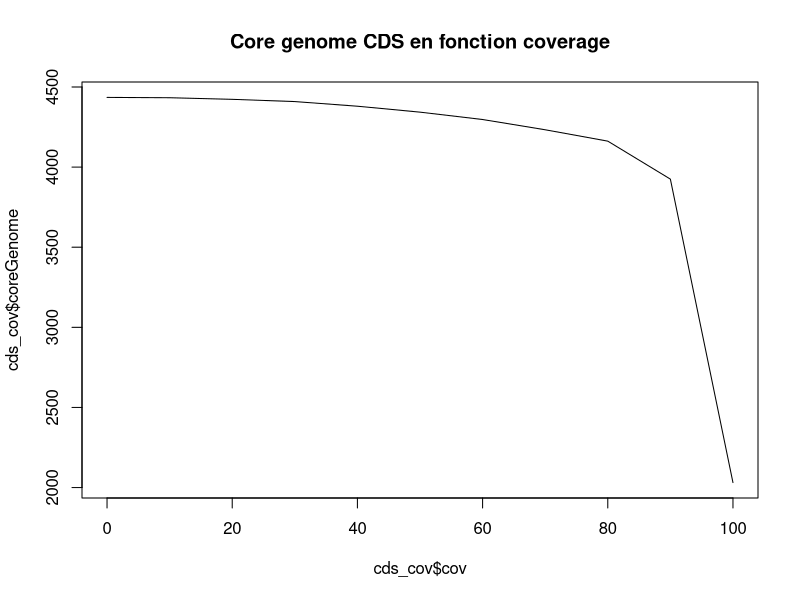
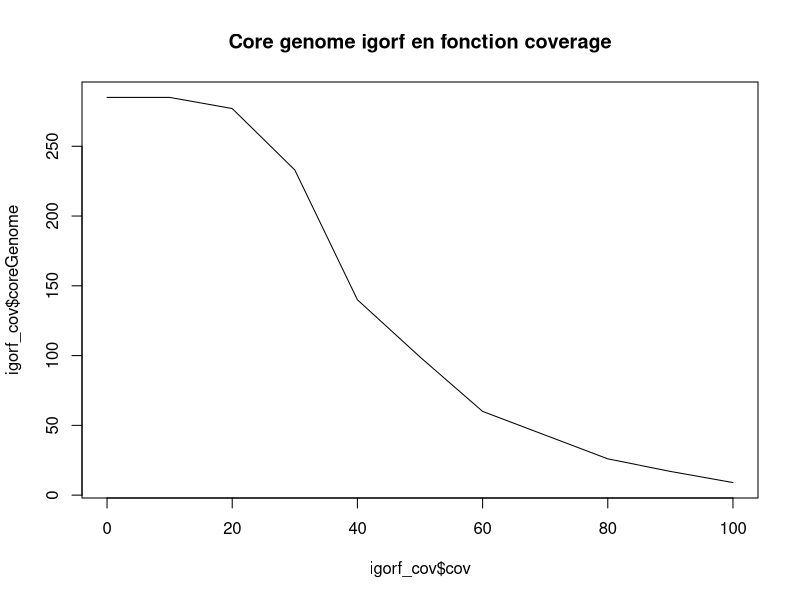
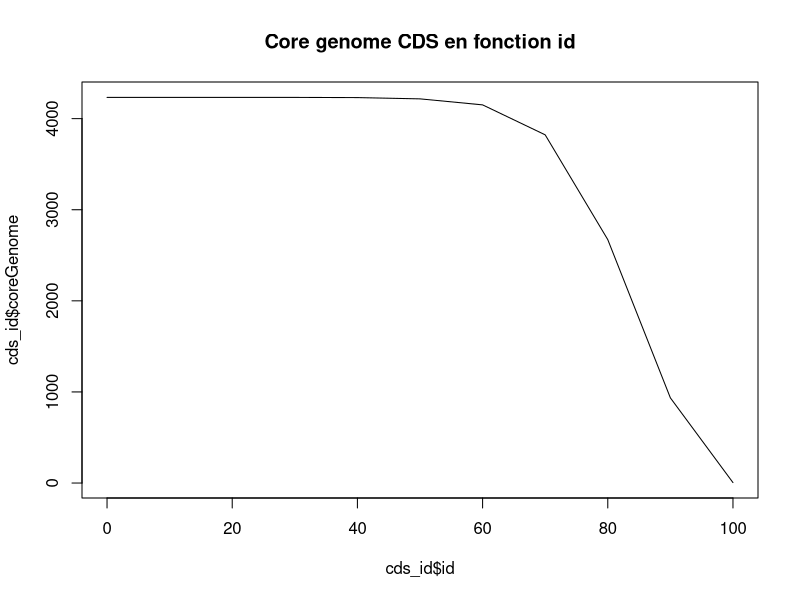
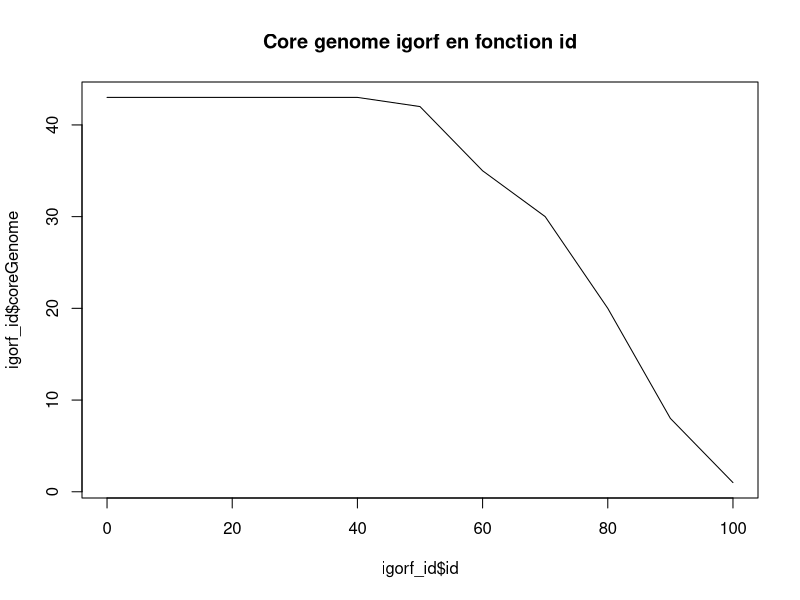

R code for these plots, in order:
####################################
#  Genomique comparée 
####################################
setwd("~/Documents/M2_AMI2B/ComparativeGenomics")
rm(list=ls())

cds=read.table("coreCDS.txt",header = T, sep="\t")
igorf=read.table("coreIGORF.txt",header = T, sep="\t")

# quand id fixé, et cov diffère
cds_cov= unique(cds[cds$id==30,])
cds_cov=cds_cov[order(cds_cov$cov), ]
igorf_cov= unique(igorf[igorf$id==30,])
igorf_cov=igorf_cov[order(igorf_cov$cov), ]
plot(cds_cov$coreGenome~cds_cov$cov,type="l",main="Core genome CDS en fonction coverage")
plot(igorf_cov$coreGenome~igorf_cov$cov,type="l",main="Core genome igorf en fonction coverage")

# qd cov fixé et id diffère
cds_id= unique(cds[cds$cov==70,])
cds_id=cds_id[order(cds_id$id), ]
igorf_id= unique(igorf[igorf$cov==70,])
igorf_id=igorf_id[order(igorf_id$id), ]
plot(cds_id$coreGenome~cds_id$id,type="l",main="Core genome CDS en fonction id")
plot(igorf_id$coreGenome~igorf_id$id,type="l",main="Core genome igorf en fonction id")

